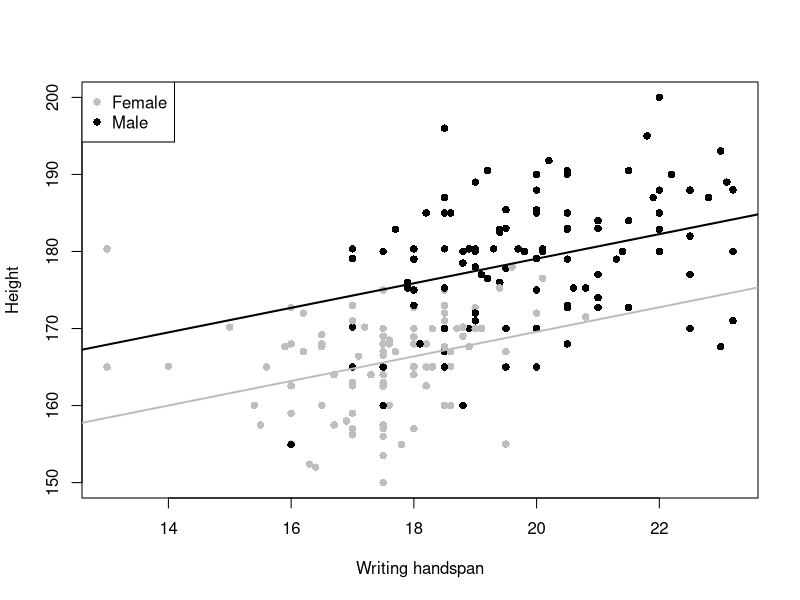

Write the R code that produced this figure.
library(MASS)

# ====================================================================================
# Multiple Linear Regression ----------------------------------------------
# ====================================================================================

# Estimating in Matrix form: a simple example -----------------------------
# Let's say you have two predictor variables: X[1] as a continuous and X[2] as a binary.
# You're target regression equation is therefore 

# y_hat = ß_hat[0] + ß_hat[1] * x[1] + ß_hat[2] * x[2]

# Suppose you collect the following data, where the response, data for  X[1], and data for
# X[2], for n = 8 individuals, are given in columns y, x1, and x2, respectively.

demo_Data <- data.frame(y = c(1.55, .42, 1.29, .73, .76, -1.09, 1.41, -.32),
                        x1 = c(1.13, -.73, .12, .52, -.54, -1.15, .20, -1.09),
                        x2 = c(1, 0, 1, 1, 0, 1, 0, 1))
demo_Data

# To get your point estimates in ß = [ß[0], ß[1], ß[2]]^t for the linear model, you first
# have to construct X and Y in matrix notation. Therefore, you have to split y into a 
# seperate matrix column:
Y <- matrix(demo_Data$y)
Y

n <- nrow(demo_Data)

X <- matrix(c(rep(1, n), demo_Data$x1, demo_Data$x2), nrow = n, ncol = 3)
X
# Notice your leading 1's column to map ß[0]...

# Now all you have to do is execute the line corresponding to a matrix form of a linear 
# equation:

# (X^t dot-product X)^-1 dot-product X^t dot-product Y

BETAHAT <- solve(t(X) %*% X) %*% t(X) %*% Y
BETAHAT
# ... you've just used OLS to fit your model. However, thank goodness R does this 
# automatically!

# ====================================================================================
# Visualising the MLM -----------------------------------------------------
# ====================================================================================
data("survey")
survMLM <- lm(Height ~ Wr.Hnd + Sex, data = survey)
summary(survMLM)
confint(survMLM)

# Being male simply changes the overall ß[0], intercept, by around 9.49cm:
surv_coeffs <- coef(survMLM)
surv_coeffs
as.numeric(surv_coeffs[1] + surv_coeffs[3])

plot(survey$Height ~ survey$Wr.Hnd,
     col = c("gray", "black")[as.numeric(survey$Sex)],
     pch = 16, xlab = "Writing handspan", ylab = "Height")
abline(a = surv_coeffs[1], b = surv_coeffs[2], col = "gray", lwd = 2)
abline(a = surv_coeffs[1] + surv_coeffs[3], b = surv_coeffs[2], col = "black", lwd = 2)
legend("topleft", legend = levels(survey$Sex), col = c("gray", "black"), pch = 16)

























